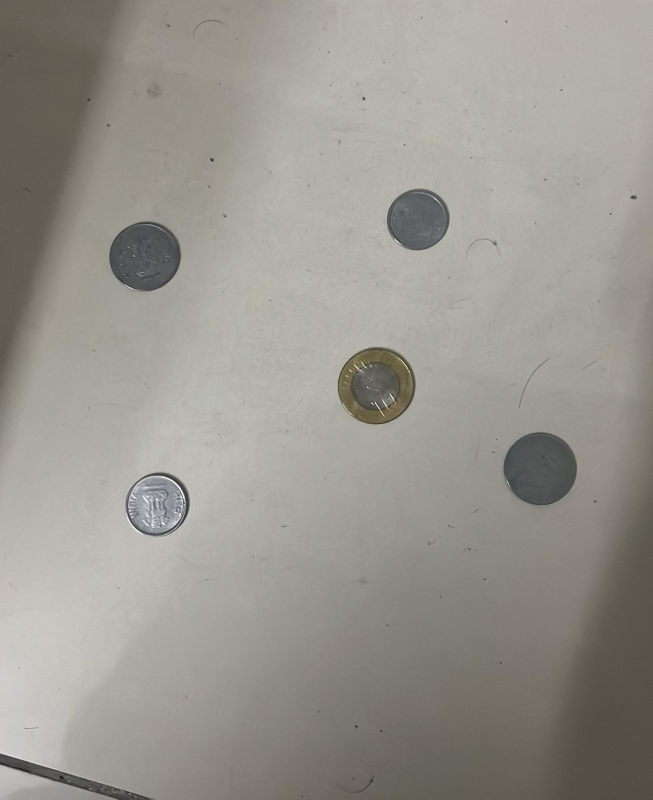
#> input picture Part1/input_images/1.jpg, 1305 x 1599 px (shown at 1/2 size); its folder holds only this picture in this run
$ python IMT2022095_part1.py
#> lines starting #> are read from the running program, lines starting #| are printed output that depends on the picture; after the words box and inside, x2 and y2 are one past the last pixel; in counts of white or black regions, pixels touching at a corner belong together
import cv2
import numpy as np
import os

def preprocess_image(image_path):
    """Preprocess the image: grayscale, resize, CLAHE, Gaussian blur, and Otsu thresholding."""
    img = cv2.imread(image_path)
    gray = cv2.cvtColor(img, cv2.COLOR_BGR2GRAY)

    # Resize image while maintaining aspect ratio
    new_width = 700
    aspect_ratio = new_width / img.shape[1]
    new_height = int(img.shape[0] * aspect_ratio)
    resized_gray = cv2.resize(gray, (new_width, new_height))

    # Apply CLAHE (Adaptive Histogram Equalization)
    clahe = cv2.createCLAHE(clipLimit=2.0, tileGridSize=(8, 8))
    enhanced_gray = clahe.apply(resized_gray)

    # Apply Gaussian Blur
    blurred_img = cv2.GaussianBlur(enhanced_gray, (7, 7), 1)

    # Apply Otsu’s Binarization
    _, binary_img = cv2.threshold(blurred_img, 0, 255, cv2.THRESH_BINARY_INV + cv2.THRESH_OTSU)

    # Apply Morphological Closing
    kernel = np.ones((5, 5), np.uint8)
    binary_img = cv2.morphologyEx(binary_img, cv2.MORPH_CLOSE, kernel)

    return binary_img, aspect_ratio, img

def detect_coins(binary_img, aspect_ratio):
    """Detect circular coin-like objects based on contour area, perimeter, circularity, and solidity."""
    contours, _ = cv2.findContours(binary_img, cv2.RETR_EXTERNAL, cv2.CHAIN_APPROX_SIMPLE)

    coin_contours = []
    min_area = 400
    max_area = 0.1 * (binary_img.shape[0] * binary_img.shape[1])

    for cnt in contours:
        area = cv2.contourArea(cnt)
        perimeter = cv2.arcLength(cnt, True)

        if min_area < area < max_area and perimeter > 30:
            circularity = 4 * np.pi * (area / (perimeter * perimeter))
            hull = cv2.convexHull(cnt)
            hull_area = cv2.contourArea(hull)
            solidity = area / hull_area if hull_area > 0 else 0

            if len(cnt) >= 5:
                ellipse = cv2.fitEllipse(cnt)
                (center, axes, angle) = ellipse
                major_axis, minor_axis = max(axes), min(axes)
                axis_ratio = minor_axis / major_axis if major_axis > 0 else 0
            else:
                axis_ratio = 0

            if (0.5 < circularity < 1.5 or 0.7 < axis_ratio < 1.3) and solidity > 0.9:
                coin_contours.append(cnt)

    return coin_contours

def draw_coin_contours(original_img, coin_contours, aspect_ratio):
    """Draw detected coin contours on the image."""
    img_with_contours = original_img.copy()
    scaled_contours = [np.array(cnt / aspect_ratio, dtype=np.int32) for cnt in coin_contours]
    cv2.drawContours(img_with_contours, scaled_contours, -1, (0, 255, 0), 3)
    return img_with_contours


def segment_coins(original_img, binary_img, coin_contours, aspect_ratio, output_folder, filename):
    """Segment each coin separately and save them as individual images."""
    binary_resized = cv2.resize(binary_img, (original_img.shape[1], original_img.shape[0]))
    mask = np.zeros_like(binary_resized)
    scaled_contours = [np.array(cnt / aspect_ratio, dtype=np.int32) for cnt in coin_contours]

    # Create and save images for each segmented coin
    for idx, cnt in enumerate(scaled_contours):
        single_mask = np.zeros_like(mask)
        cv2.drawContours(single_mask, [cnt], -1, 255, thickness=cv2.FILLED)
        single_mask = cv2.cvtColor(single_mask, cv2.COLOR_GRAY2BGR)
        segmented_coin = cv2.bitwise_and(original_img, single_mask)

        # Crop the bounding box around the coin
        x, y, w, h = cv2.boundingRect(cnt)
        cropped_coin = segmented_coin[y:y+h, x:x+w]

        # Save each coin separately
        coin_filename = os.path.join(output_folder, f"coin_{idx+1}_{filename}")
        cv2.imwrite(coin_filename, cropped_coin)

    # Create a combined mask for visualization
    cv2.drawContours(mask, scaled_contours, -1, 255, thickness=cv2.FILLED)
    mask = cv2.cvtColor(mask, cv2.COLOR_GRAY2BGR)
    segmented = cv2.bitwise_and(original_img, mask)
    bg = np.zeros_like(original_img)
    bg[mask[:, :, 0] == 255] = segmented[mask[:, :, 0] == 255]
    cv2.drawContours(bg, scaled_contours, -1, (255, 0, 0), 3)

    return bg


def process_folder(input_folder, output_folder):
    """Process all images in the input folder and save results in the output folder."""
    if not os.path.exists(output_folder):
        os.makedirs(output_folder)

    for filename in os.listdir(input_folder):
        if filename.lower().endswith(('.png', '.jpg', '.jpeg')):
            image_path = os.path.join(input_folder, filename)
            binary_img, aspect_ratio, original_img = preprocess_image(image_path)
#> in preprocess_image, img is the input picture: shape (1599, 1305, 3); mean B, G, R 143, 150.2, 153.2
#> in preprocess_image, `_, binary_img = cv2.threshold(blurred_img, 0, 255, cv2.THRESH_BINARY_I..`:
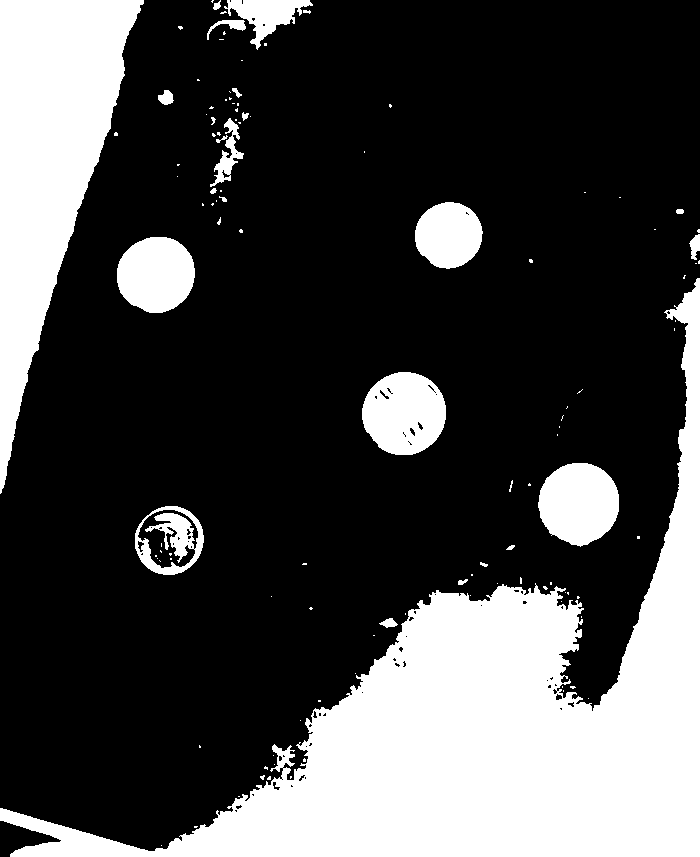
#> binary_img: shape (857, 700); 27.7% white; 116 white regions (90 under 20 px), largest, box (x1, y1, x2, y2) and area: (0, 278, 700, 857) 106999, (0, 0, 144, 494) 34198, (362, 372, 446, 455) 5364
#> in preprocess_image, `binary_img = cv2.morphologyEx(binary_img, cv2.MORPH_CLOSE, kernel)`:
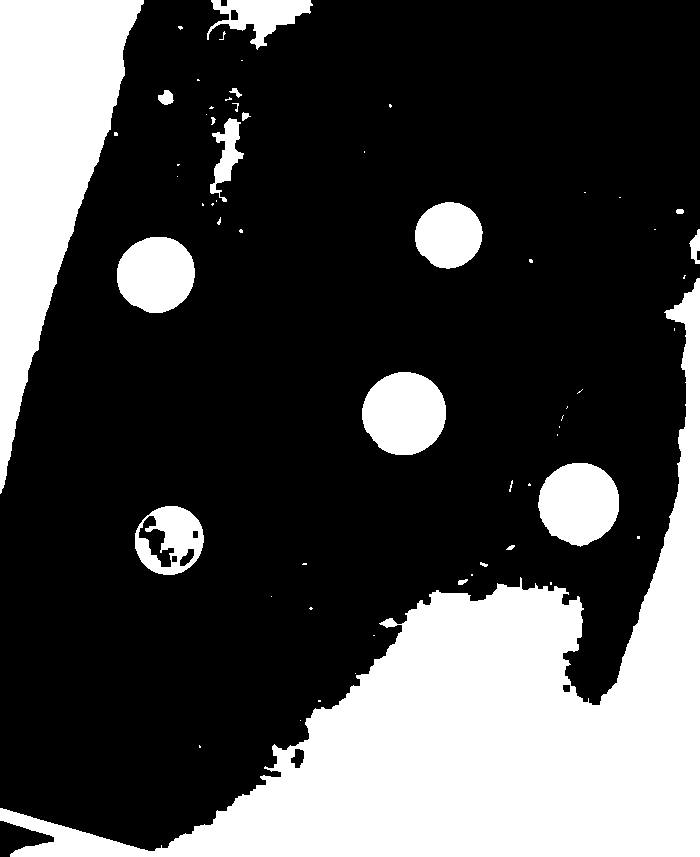
#> binary_img: shape (857, 700); 28.2% white; 60 white regions (40 under 20 px)
#> aspect_ratio = 0.536
            coin_contours = detect_coins(binary_img, aspect_ratio)
#> in detect_coins, `contours, _ = cv2.findContours(binary_img, cv2.RETR_EXTERNAL, cv2.CHAI..`: contours = 60 contours, 45 with area under 20; largest, box (x1, y1, x2, y2) and area: (0, 278, 700, 857) 107402, (0, 0, 144, 494) 33650, (362, 372, 446, 455) 5352, (538, 463, 619, 547) 5089, (117, 237, 195, 313) 4563
#> the loop in detect_coins, `for cnt in contours:` made 60 passes
#> (area, perimeter, circularity, hull_area, solidity, center, axes, angle) on passes 15, 18, 24, 29, 37, 45: (3640, 225.1, 0.902, 3679, 0.989, (168.9, 539.9), (66.73, 69.55), 43.74), (5089, 270.9, 0.871, 5183, 0.982, (578.5, 503), (79.9, 81.43), 18.89), (5352, 274.9, 0.89, 5414.5, 0.988, (403.9, 413), (82.01, 83.18), 58.03), (4563, 252.5, 0.9, 4616.5, 0.988, (155.7, 274), (74.4, 78.07), 68), (3399.5, 219.7, 0.885, 3456, 0.984, (448.3, 234.7), (64.81, 67.06), 64.92), (1035.5, 278.6, 0.168, 2013.5, 0.514, (226, 157.7), (28.08, 77.82), 6.72)
#> after the loop in detect_coins, `for cnt in contours:`: coin_contours = 5 contours; box (x1, y1, x2, y2) and area: (362, 372, 446, 455) 5352, (538, 463, 619, 547) 5089, (117, 237, 195, 313) 4563, (135, 506, 204, 575) 3640, (415, 202, 483, 269) 3400
            outlined_coins = draw_coin_contours(original_img, coin_contours, aspect_ratio)
#> in draw_coin_contours, `scaled_contours = [np.array(cnt / aspect_ratio, dtype=np.int32) for cn..`: scaled_contours = 5 contours; box (x1, y1, x2, y2) and area: (674, 693, 830, 847) 18604, (1002, 863, 1153, 1018) 17696, (218, 441, 362, 582) 15844, (251, 943, 379, 1071) 12657, (773, 376, 899, 500) 11809
#> in draw_coin_contours, `cv2.drawContours(img_with_contours, scaled_contours, -1, (0, 255, 0), 3)`:
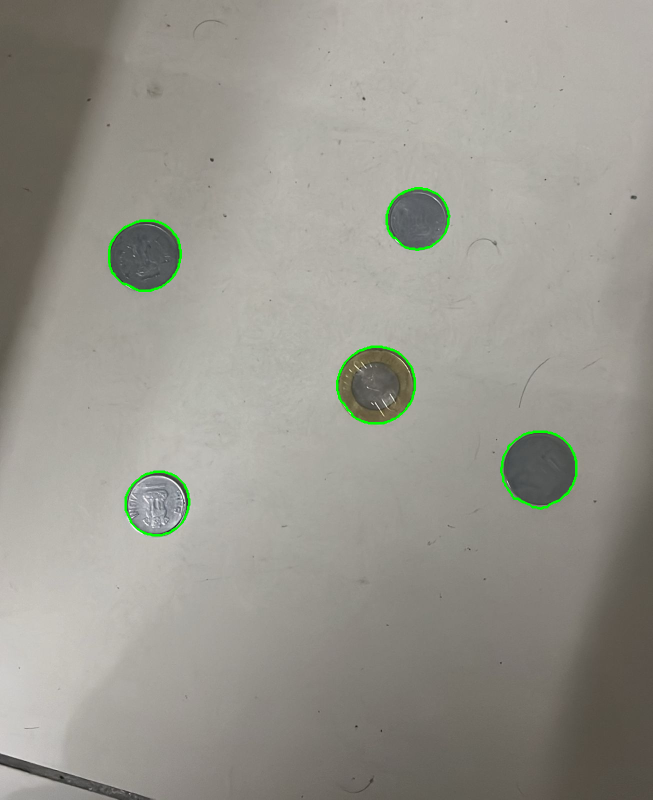
#> img_with_contours: shape (1599, 1305, 3) (shown at 1/2 size); 0.49% of pixels changed, all inside (x1, y1, x2, y2) = (216, 374, 1155, 1073)
            segmented_coins = segment_coins(original_img, binary_img, coin_contours, aspect_ratio, output_folder, filename)
#> the loop in segment_coins, `for idx, cnt in enumerate(scaled_contours):` made 5 passes
#> (x, y, w, h) on passes 1 to 5: (251, 943, 128, 128), (1002, 863, 151, 155), (674, 693, 156, 154), (218, 441, 144, 141), (773, 376, 126, 124)
#> pass 1, in segment_coins, `single_mask = cv2.cvtColor(single_mask, cv2.COLOR_GRAY2BGR)`:
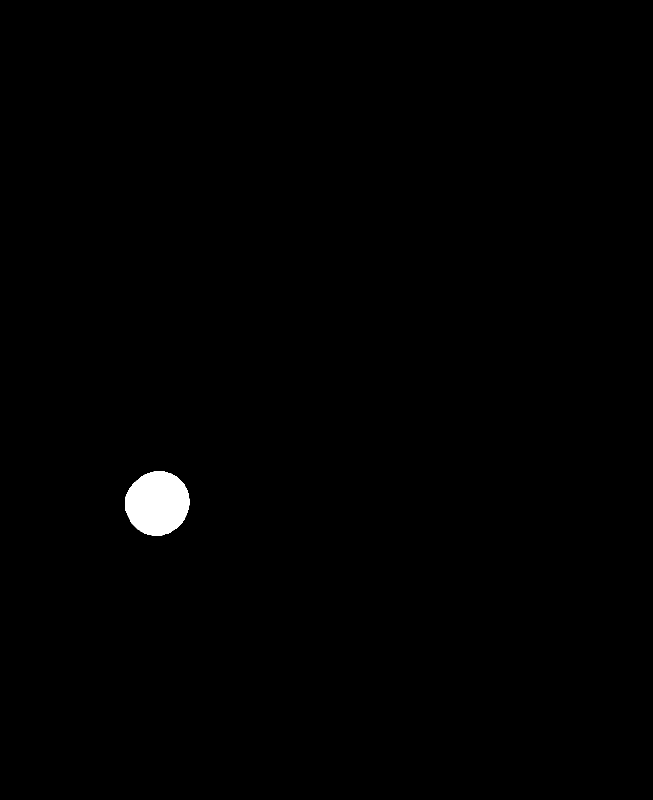
#> single_mask: shape (1599, 1305, 3) (shown at 1/2 size); 0.62% white; 1 white region, box (x1, y1, x2, y2) and area: (251, 943, 379, 1071) 12840
#> pass 1, in segment_coins, `cropped_coin = segmented_coin[y:y+h, x:x+w]`:
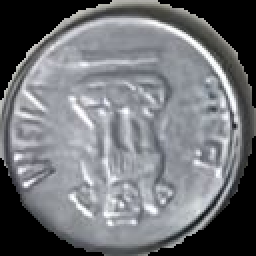
#> cropped_coin: shape (128, 128, 3) (shown 2 times larger); mean B, G, R 119.4, 115.5, 113.4
#> after the loop in segment_coins, `for idx, cnt in enumerate(scaled_contours):`:
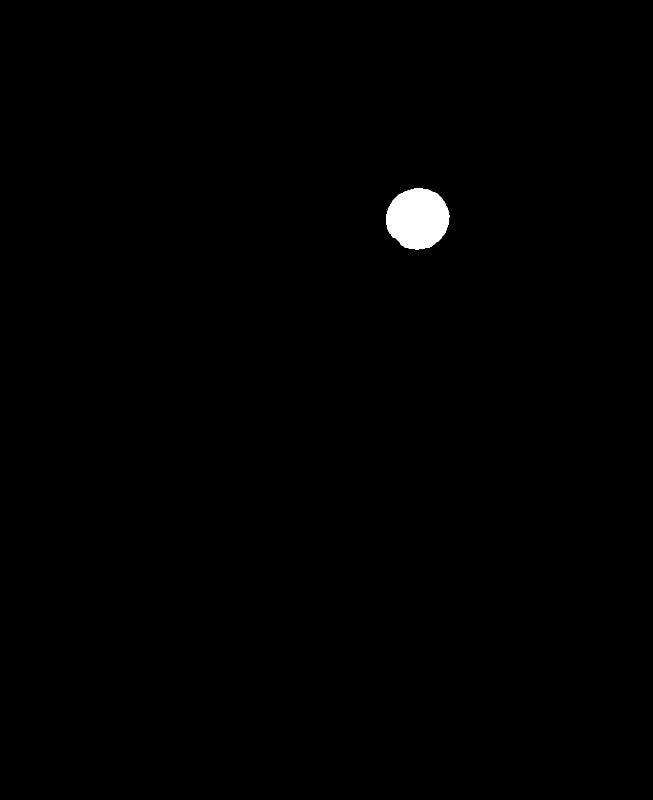
#> single_mask: shape (1599, 1305, 3) (shown at 1/2 size); 0.57% white; 1 white region, box (x1, y1, x2, y2) and area: (773, 376, 899, 500) 11986
#> in segment_coins, `cv2.drawContours(bg, scaled_contours, -1, (255, 0, 0), 3)`:
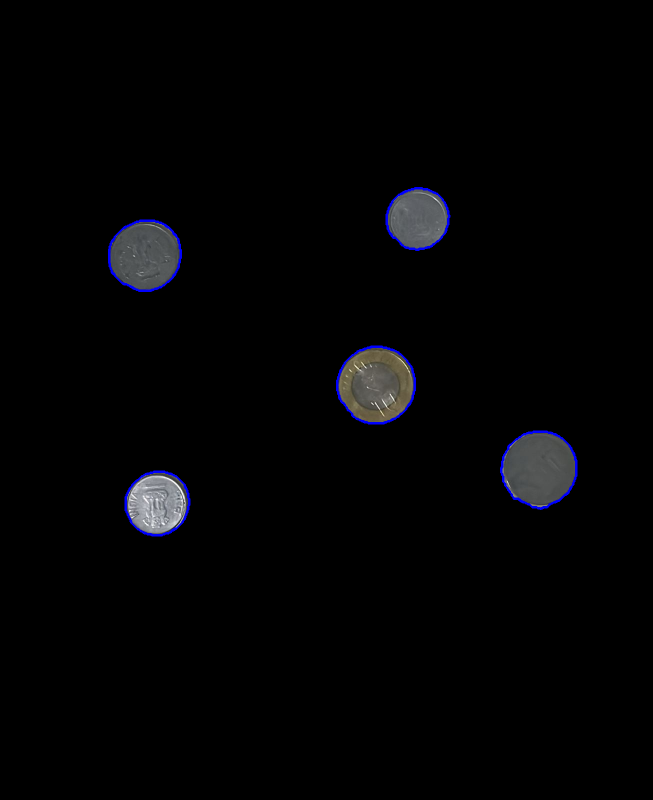
#> bg: shape (1599, 1305, 3) (shown at 1/2 size); mean B, G, R 4.6, 3.4, 3.4


            # cv2.imwrite(os.path.join(output_folder, f'binary_{filename}'), binary_img)
            cv2.imwrite(os.path.join(output_folder, f'detected_{filename}'), outlined_coins)
            cv2.imwrite(os.path.join(output_folder, f'segmented_{filename}'), segmented_coins)
            print(f"Processed {filename}: {len(coin_contours)} coins detected.")
#| Processed 1.jpg: 5 coins detected.

# Define input and output directories
input_folder = "./input_images"
output_folder = "./output_images"

process_folder(input_folder, output_folder)
